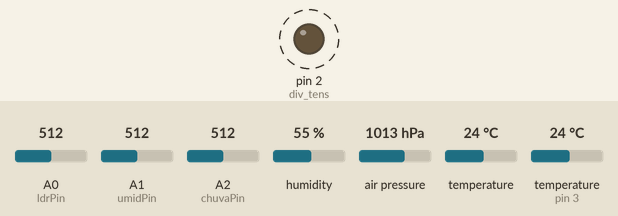
Bench run of a sketch on a simulated Arduino Uno, built with avr-gcc and run on an emulated ATmega328P. Shown: output pins drawn as LEDs (lit = HIGH). Dashed ring = blinking. The test bench sets the inputs (shaded band); at power-on: A0 (ldrPin) = 512, A1 (umidPin) = 512, A2 (chuvaPin) = 512, humidity 55 %, air pressure 1013 hPa, temperature 24 °C, temperature (sensor on pin 3) 24 °C. What the sketch prints to the serial monitor is not drawn.

Above: at 0.6 s.
Timing chart, 0 to 3.0 s (numbered marks = the images above):
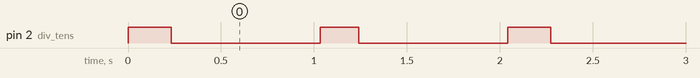

The sketch:

arduino-code.ino
```cpp
#include <DHT.h>    // Para sensor de temperatura do ar e umidade
#include <DHT_U.h>  // Para sensor de temperatura do ar e umidade

#include <Wire.h>             // Para sensor de pressão atmosferica
#include <Adafruit_BMP085.h>  // Para sensor de pressão atmosferica

// Definição dos Pinos:
const int ldrPin = A0;   // Pino onde o LDR está conectado
const int umidPin = A1;  // Pino onde o Sensor de Umidade do solo está conectado
const int div_tens = 2;  // Pino que fornecerá 5v para as medições apenas quando necessário
const int dhtPin = 3;    // Pino onde o sensor de temperatura e umidade do ar está conectado
const int chuvaPin = A2; // Pino onde o sensor de chuva está conectado

DHT dht(dhtPin, DHT11);
Adafruit_BMP085 bmp;

//Definição dos tempos de operação
#define delay_sensores 200
#define delay_leitura 1000 // Defina o tempo desejado entre as leituras, a diferença será feita automaticamete

void setup() {
  Serial.begin(9600); // Inicializa a comunicação serial
  dht.begin();
  bmp.begin();

  // Configuração dos Pinos do Arduino:
  pinMode(ldrPin, INPUT);
  pinMode(umidPin, INPUT);
  pinMode(div_tens, OUTPUT);
}

void loop() {
  // Setup dos Sensores:
  digitalWrite(div_tens, HIGH); // Liga os sensores e divisor de tensão
  delay(delay_sensores); // Evita qualquer demora de incialização

  // Leitura dos Dados:
  int ldrValue = analogRead(ldrPin);
  int umidValue = analogRead(umidPin);
  float dhtTemp = dht.readTemperature();
  int dhtUmid = dht.readHumidity();
  int chuvaValue = analogRead(chuvaPin);
  float bmpTemp = bmp.readTemperature();
  float bmpPress = bmp.readPressure();
  int bmpAlt = bmp.readAltitude();

  // Interpretação dos Dados:
  umidValue = map(umidValue, 0, 1023, 1023, 0); // Inverte o lógico do sensor de umidade
  chuvaValue = map(chuvaValue, 0, 1023, 1023, 0); // Inverte o lógico do sensor de chuva
  float tempMed = (dhtTemp + bmpTemp) / 2;

  // Envio dos Dados pela Serial:
  Serial.print(ldrValue);
  Serial.print(", ");
  Serial.print(umidValue);
  Serial.print(", ");
  Serial.print(tempMed);
  Serial.print(", ");
  Serial.print(dhtUmid);
  Serial.print(", ");
  Serial.print(chuvaValue);
  Serial.print(", ");
  Serial.print(bmpPress);
  Serial.print(", ");
  Serial.println(bmpAlt);

  // Finalização do Ciclo
  digitalWrite(div_tens, LOW); // Desliga os sensores e divisor de tensão
  delay(delay_leitura - delay_sensores); // Aguarda antes de ler novamente
}
```

Measured:
- by itself, pin 2 (div_tens): alternates HIGH for 0.22 s and LOW for 0.80 s
